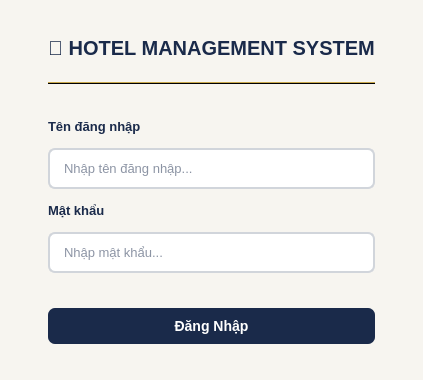
<?xml version="1.0" encoding="UTF-8"?>
<ui version="4.0">
 <class>Dialog</class>
 <widget class="QDialog" name="Dialog">
  <property name="geometry">
   <rect><x>0</x><y>0</y><width>420</width><height>380</height></rect>
  </property>
  <property name="windowTitle"><string>Login – Hotel Management</string></property>
  <property name="styleSheet">
   <string notr="true">QDialog {
    background-color: #F7F5F0;
}
QLabel {
    color: #1A2A4A;
    font-size: 13px;
    font-weight: bold;
}
QLineEdit {
    background-color: #FFFFFF;
    border: 1.5px solid #D1D5DB;
    border-radius: 7px;
    padding: 10px 12px;
    font-size: 13px;
    color: #1A2A4A;
}
QLineEdit:focus {
    border: 1.5px solid #2F80ED;
}
QPushButton#BtnLogin {
    background-color: #1A2A4A;
    color: #FFFFFF;
    padding: 10px;
    border-radius: 7px;
    font-size: 14px;
    font-weight: bold;
    border: none;
}
QPushButton#BtnLogin:hover {
    background-color: #C9A84C;
    color: #1A2A4A;
}
QPushButton#BtnLogin:pressed {
    background-color: #0F1B30;
}</string>
  </property>
  <layout class="QVBoxLayout" name="dialogLayout">
   <property name="leftMargin"><number>48</number></property>
   <property name="rightMargin"><number>48</number></property>
   <property name="topMargin"><number>36</number></property>
   <property name="bottomMargin"><number>36</number></property>
   <property name="spacing"><number>14</number></property>

   <!-- Title -->
   <item>
    <widget class="QLabel" name="lbl_app_title">
     <property name="styleSheet">
      <string notr="true">color: #1A2A4A;
font-size: 20px;
font-weight: bold;
padding-bottom: 8px;</string>
     </property>
     <property name="text"><string>🏨 HOTEL MANAGEMENT SYSTEM</string></property>
     <property name="alignment"><set>Qt::AlignCenter</set></property>
    </widget>
   </item>

   <!-- Divider -->
   <item>
    <widget class="QFrame" name="divider">
     <property name="styleSheet"><string notr="true">background-color: #C9A84C;</string></property>
     <property name="maximumSize"><size><width>16777215</width><height>2</height></size></property>
     <property name="minimumSize"><size><width>0</width><height>2</height></size></property>
     <property name="frameShape"><enum>QFrame::HLine</enum></property>
    </widget>
   </item>

   <!-- Spacer -->
   <item>
    <spacer>
     <property name="orientation"><enum>Qt::Vertical</enum></property>
     <property name="sizeHint" stdset="0"><size><width>20</width><height>8</height></size></property>
    </spacer>
   </item>

   <!-- Username -->
   <item>
    <widget class="QLabel" name="lbl_username">
     <property name="text"><string>Tên đăng nhập</string></property>
    </widget>
   </item>
   <item>
    <widget class="QLineEdit" name="inp_username">
     <property name="placeholderText"><string>Nhập tên đăng nhập...</string></property>
    </widget>
   </item>

   <!-- Password -->
   <item>
    <widget class="QLabel" name="lbl_password">
     <property name="text"><string>Mật khẩu</string></property>
    </widget>
   </item>
   <item>
    <widget class="QLineEdit" name="inp_password">
     <property name="echoMode"><enum>QLineEdit::Password</enum></property>
     <property name="placeholderText"><string>Nhập mật khẩu...</string></property>
    </widget>
   </item>

   <!-- Spacer -->
   <item>
    <spacer>
     <property name="orientation"><enum>Qt::Vertical</enum></property>
     <property name="sizeHint" stdset="0"><size><width>20</width><height>8</height></size></property>
    </spacer>
   </item>

   <!-- Login button -->
   <item>
    <widget class="QPushButton" name="BtnLogin">
     <property name="text"><string>Đăng Nhập</string></property>
     <property name="autoDefault"><bool>true</bool></property>
    </widget>
   </item>
  </layout>
 </widget>
 <resources/>
 <connections/>
</ui>
